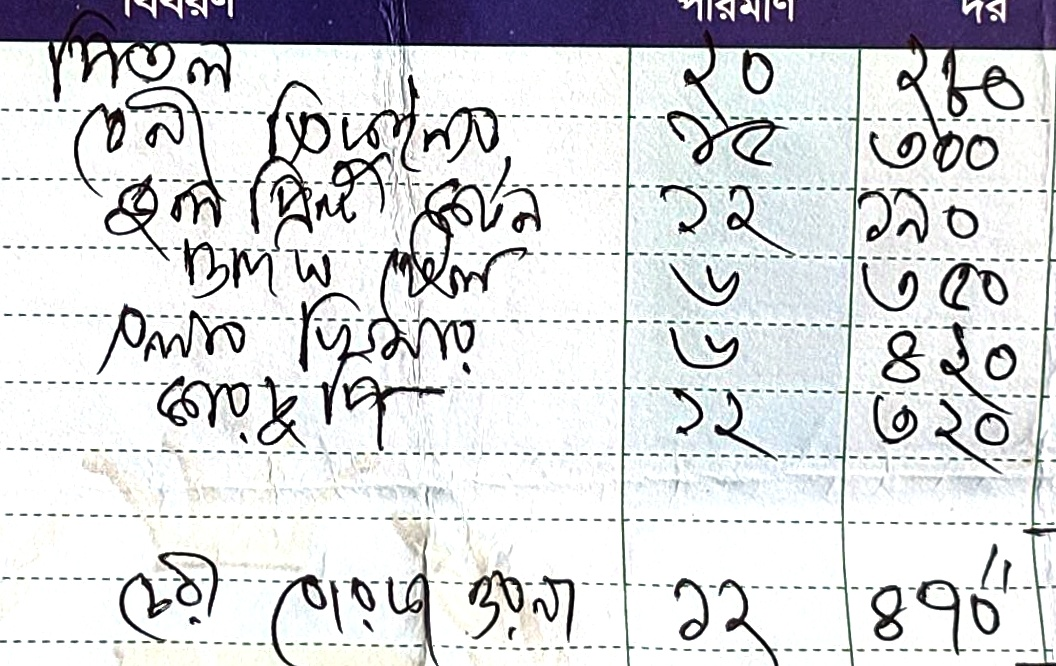
#> input picture Dataset_PaddleOCR/test/items_crops/receipt_007_items.jpg, 1056 x 666 px
$ python -i augment_dataset.py   (imports and definitions only)
#> lines starting #> are read from the running program, lines starting #| are printed output that depends on the picture; after the words box and inside, x2 and y2 are one past the last pixel; in counts of white or black regions, pixels touching at a corner belong together
#!/usr/bin/env python3
"""
Bangla Receipt Dataset — Augmentation & Finalization
=====================================================
Takes the cropped dataset from prepare_dataset.py and produces a
PaddleOCR-ready training package with:
  1. Train / Val / Test splits (85 / 10 / 5%)
  2. Data augmentation on training set only (4× per image)
  3. PaddleOCR-compatible label files & character dictionary
  4. Integrity verification

Usage:
    python3 augment_dataset.py
"""

import csv
import json
import math
import os
import random
import shutil
import sys
from collections import defaultdict
from io import BytesIO
from pathlib import Path

try:
    from PIL import Image, ImageEnhance, ImageFilter, ImageOps
    import numpy as np
except ImportError:
    import subprocess
    print("Installing required packages...")
    subprocess.check_call([sys.executable, "-m", "pip", "install", "Pillow", "numpy"])
    from PIL import Image, ImageEnhance, ImageFilter, ImageOps
    import numpy as np

# ─── Configuration ───────────────────────────────────────────────────────────

SEED = 42
# [2 lines not run here, left out]

BASE_DIR = Path(__file__).parent
INPUT_DIR = BASE_DIR / "Dataset_Final"
OUTPUT_DIR = BASE_DIR / "Dataset_PaddleOCR"

# Split ratios
TRAIN_RATIO = 0.85
VAL_RATIO = 0.10
TEST_RATIO = 0.05

# Augmentation
AUG_PER_IMAGE = 4  # number of augmented copies per training image

# ─── Augmentation Functions ──────────────────────────────────────────────────

# [177 lines left out: functions augment_rotation, augment_brightness, augment_contrast, augment_gaussian_noise, augment_blur, augment_perspective and 4 more, not called in this run]


def augment_ink_smudge(img: Image.Image) -> Image.Image:
    """
    Simulate ink smudging from handling/rubbing.
    Applies directional motion blur selectively to darker (ink) regions
    while preserving the lighter paper background. Includes ink bleeding
    (spread/dilation) for realistic wet-ink smearing.

    Intensity is randomized per-call:
      - Mild:   kernel 5-7,  strength 0.5-0.7, no bleed
      - Medium: kernel 7-11, strength 0.65-0.85, light bleed
      - Strong: kernel 9-13, strength 0.75-0.95, heavy bleed
    """
    arr = np.array(img, dtype=np.float32)

    # Randomize intensity level
    intensity = random.choices(
        ['mild', 'medium', 'strong'],
        weights=[0.25, 0.45, 0.30]
    )[0]

    if intensity == 'mild':
        kernel_size = random.choice([5, 7])
        smudge_strength = random.uniform(0.5, 0.7)
        bleed_strength = 0.0
    elif intensity == 'medium':
        kernel_size = random.choice([7, 9, 11])
        smudge_strength = random.uniform(0.65, 0.85)
        bleed_strength = random.uniform(0.15, 0.3)
    else:  # strong
        kernel_size = random.choice([9, 11, 13])
        smudge_strength = random.uniform(0.75, 0.95)
        bleed_strength = random.uniform(0.25, 0.45)

    # Create ink mask: pixels darker than threshold are "ink"
    gray = np.mean(arr, axis=2) if len(arr.shape) == 3 else arr
    ink_threshold = random.uniform(130, 170)
    ink_mask = (gray < ink_threshold).astype(np.float32)
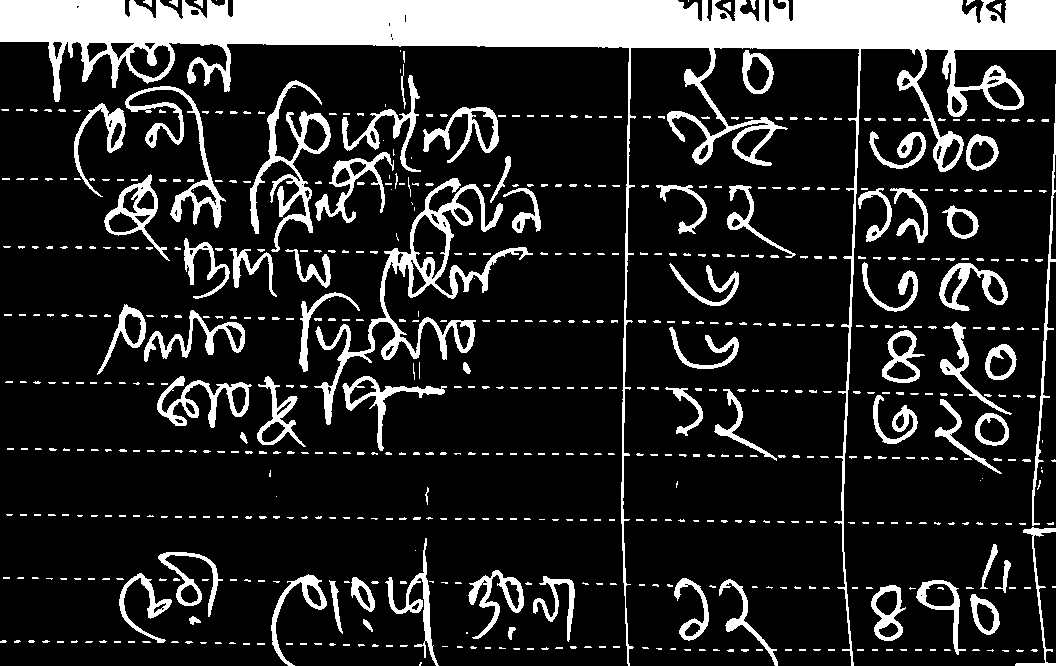
#> ink_mask: shape (666, 1056) float32; values 0 (black) and 1 (white), 16.8% white; 619 white regions (462 under 20 px), largest, box (x1, y1, x2, y2) and area: (0, 0, 1056, 666) 57613, (314, 178, 533, 425) 6354, (250, 80, 331, 252) 3059

    # Smooth the mask edges for natural blending
    mask_img = Image.fromarray((ink_mask * 255).astype(np.uint8))
    mask_img = mask_img.filter(ImageFilter.GaussianBlur(radius=2))
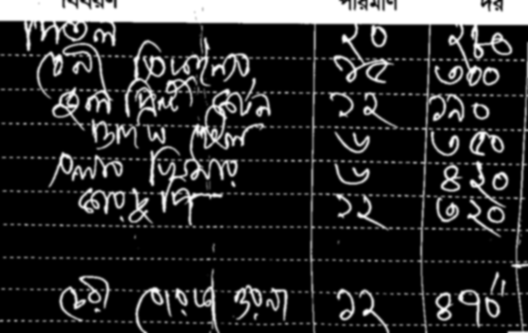
#> mask_img: PIL image 1056x666 L (shown at 1/2 size); min 0, max 255, mean 42.8
    ink_mask = np.array(mask_img, dtype=np.float32) / 255.0

    # Create directional motion blur kernel
    angle = random.uniform(0, 180)  # smudge direction
    kernel = np.zeros((kernel_size, kernel_size), dtype=np.float32)
    center = kernel_size // 2
    cos_a = math.cos(math.radians(angle))
    sin_a = math.sin(math.radians(angle))

    for i in range(kernel_size):
        offset = i - center
        x = int(round(center + offset * cos_a))
        y = int(round(center + offset * sin_a))
        if 0 <= x < kernel_size and 0 <= y < kernel_size:
            kernel[y, x] = 1.0

    kernel_sum = kernel.sum()
    if kernel_sum > 0:
        kernel /= kernel_sum

    # Apply motion blur using numpy convolution (per channel)
    def convolve2d_simple(image_2d, kern):
        """Simple 2D convolution with edge-padding."""
        h, w = image_2d.shape
        kh, kw = kern.shape
        ph, pw = kh // 2, kw // 2
        padded = np.pad(image_2d, ((ph, ph), (pw, pw)), mode='edge')
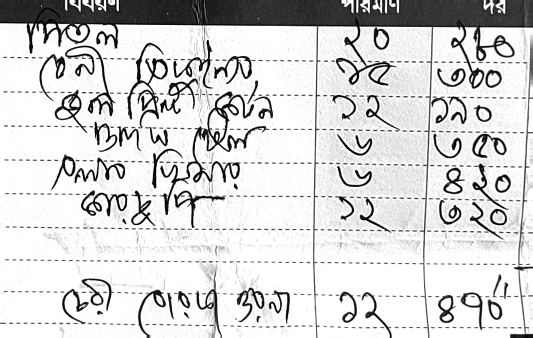
#> padded: shape (676, 1066) float32 (shown at 1/2 size); min 0, max 255, mean 213.1
        result = np.zeros_like(image_2d)
        for ky in range(kh):
            for kx in range(kw):
                result += padded[ky:ky+h, kx:kx+w] * kern[ky, kx]
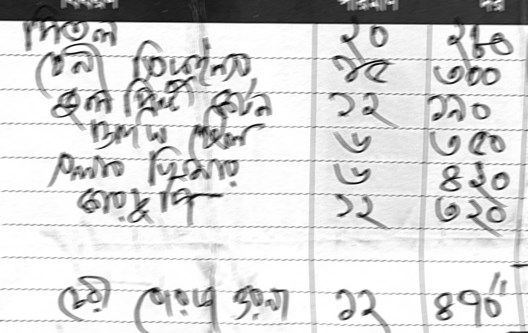
#> result: shape (666, 1056) float32 (shown at 1/2 size); min 0.364, max 255, mean 213.8; drawn with min black and max white
        return result

    blurred_arr = np.zeros_like(arr)
    if len(arr.shape) == 3:
        for c in range(arr.shape[2]):
            blurred_arr[:, :, c] = convolve2d_simple(arr[:, :, c], kernel)
    else:
        blurred_arr = convolve2d_simple(arr, kernel)

    # Blend: use motion-blurred version for ink areas, original for paper
    if len(arr.shape) == 3:
        ink_mask_3d = ink_mask[:, :, np.newaxis]
    else:
        ink_mask_3d = ink_mask

    result = arr * (1 - ink_mask_3d * smudge_strength) + blurred_arr * (ink_mask_3d * smudge_strength)
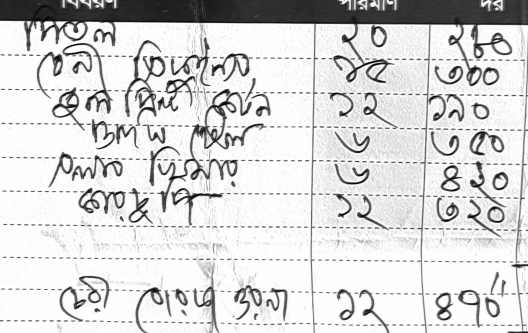
#> result: shape (666, 1056) float32 (shown at 1/2 size); min 0.19, max 255, mean 216.3; drawn with min black and max white

    # Ink bleeding / spreading: darken and spread ink edges outward
    if bleed_strength > 0:
        result_img = Image.fromarray(np.clip(result, 0, 255).astype(np.uint8))
        # MinFilter dilates dark regions (makes ink spread outward)
        bleed_size = 3 if intensity == 'medium' else 5
        dark_spread = result_img.filter(ImageFilter.MinFilter(size=bleed_size))
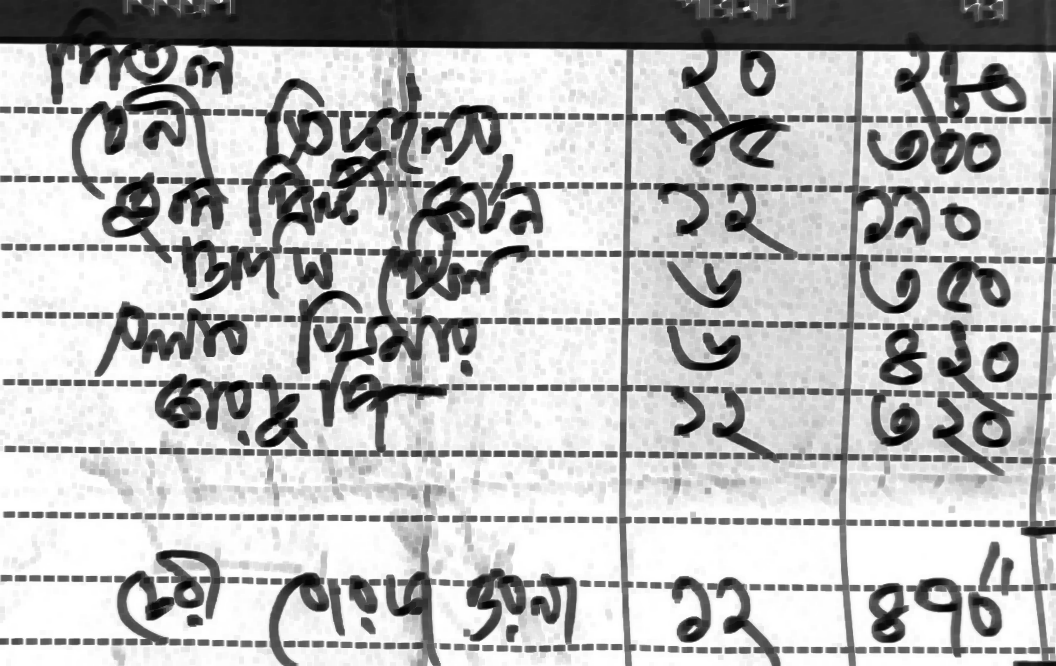
#> dark_spread: PIL image 1056x666 L; min 0, max 255, mean 183.3
        dark_arr = np.array(dark_spread, dtype=np.float32)
        # Blend spread effect only where there's ink
        result = result * (1 - ink_mask_3d * bleed_strength) + dark_arr * (ink_mask_3d * bleed_strength)

    return Image.fromarray(np.clip(result, 0, 255).astype(np.uint8))


# [440 lines left out: functions augment_image, load_label_file, split_receipts, copy_images, augment_and_save, write_label_file and 2 more, not called in this run]


# [2 lines not run here, left out]

>>> import cv2
>>> picture = cv2.imread('Dataset_PaddleOCR/test/items_crops/receipt_007_items.jpg', cv2.IMREAD_GRAYSCALE)
>>> result = augment_ink_smudge(picture)

$ run again, on Dataset_PaddleOCR/test/items_crops/receipt_037_items.jpg
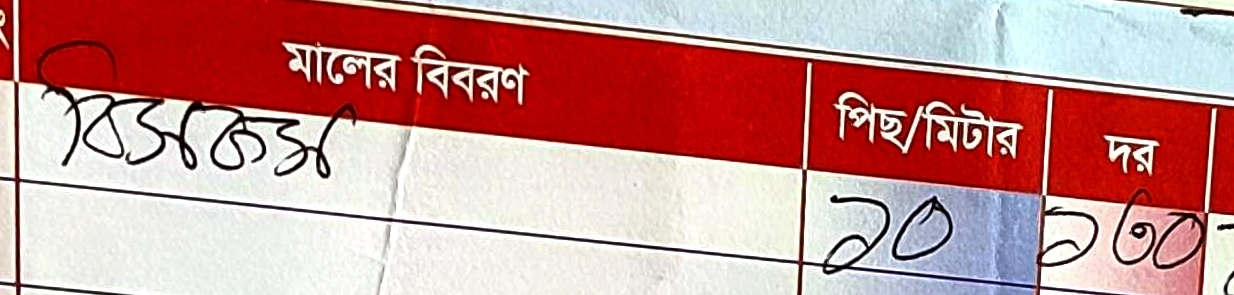
#> input picture Dataset_PaddleOCR/test/items_crops/receipt_037_items.jpg, 1234 x 295 px
#> in augment_ink_smudge, `ink_mask = (gray < ink_threshold).astype(np.float32)`:
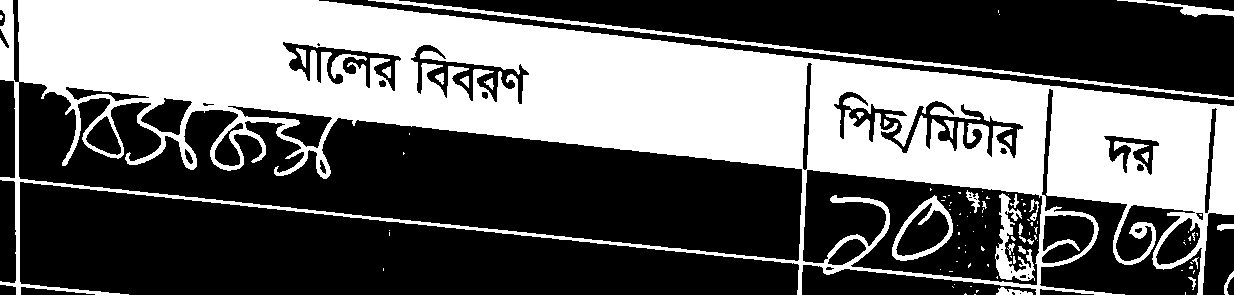
#> ink_mask: shape (295, 1234) float32; values 0 (black) and 1 (white), 40.1% white; 100 white regions (71 under 20 px), largest, box (x1, y1, x2, y2) and area: (0, 0, 1234, 295) 138602, (368, 0, 1234, 100) 3027, (995, 193, 1035, 281) 1227
#> in augment_ink_smudge, `result = result * (1 - ink_mask_3d * bleed_strength) + dark_arr * (ink..`:
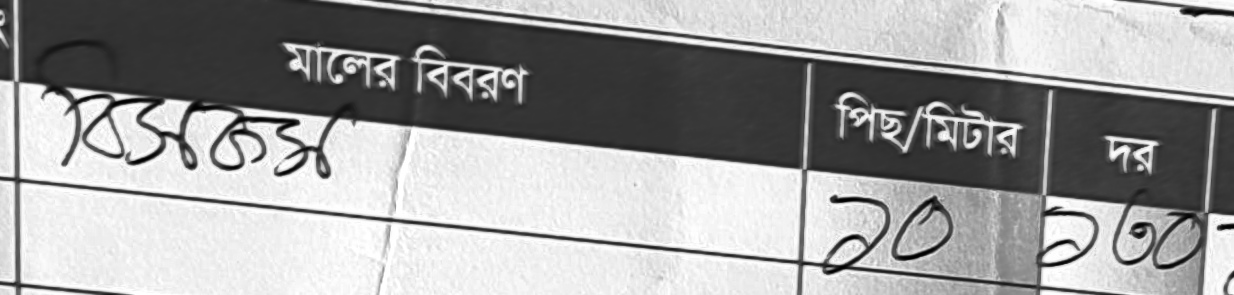
#> result: shape (295, 1234) float32; min 0.176, max 255, mean 159.1

$ run again, on Dataset_PaddleOCR/test/items_crops/receipt_098_items.jpg
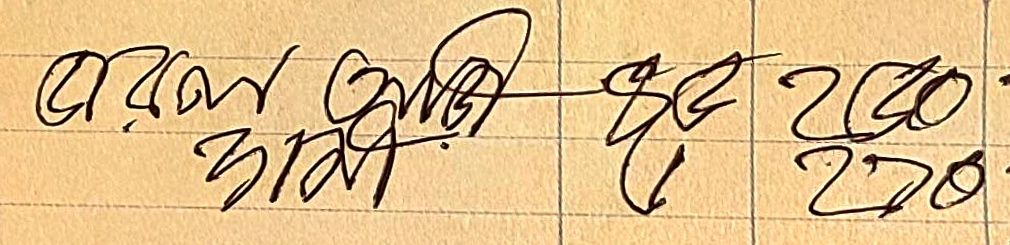
#> input picture Dataset_PaddleOCR/test/items_crops/receipt_098_items.jpg, 1010 x 245 px
#> in augment_ink_smudge, `ink_mask = (gray < ink_threshold).astype(np.float32)`:
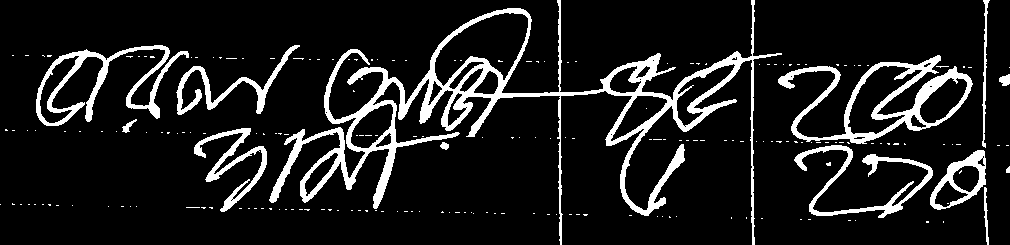
#> ink_mask: shape (245, 1010) float32; values 0 (black) and 1 (white), 11.4% white; 204 white regions (191 under 20 px), largest, box (x1, y1, x2, y2) and area: (269, 0, 782, 245) 14313, (778, 55, 973, 144) 4005, (36, 45, 189, 126) 2663
#> in augment_ink_smudge, `result = result * (1 - ink_mask_3d * bleed_strength) + dark_arr * (ink..`:
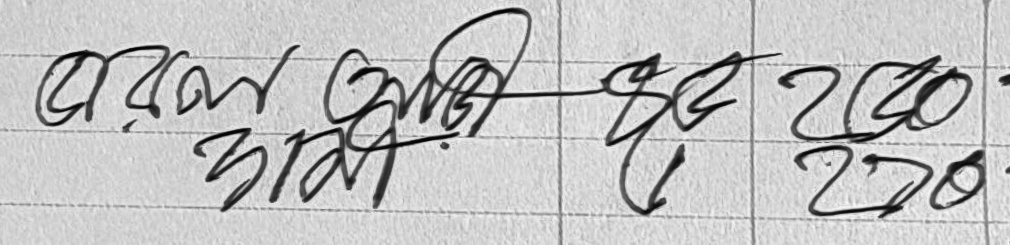
#> result: shape (245, 1010) float32; min 1.54, max 249.6, mean 193.2
